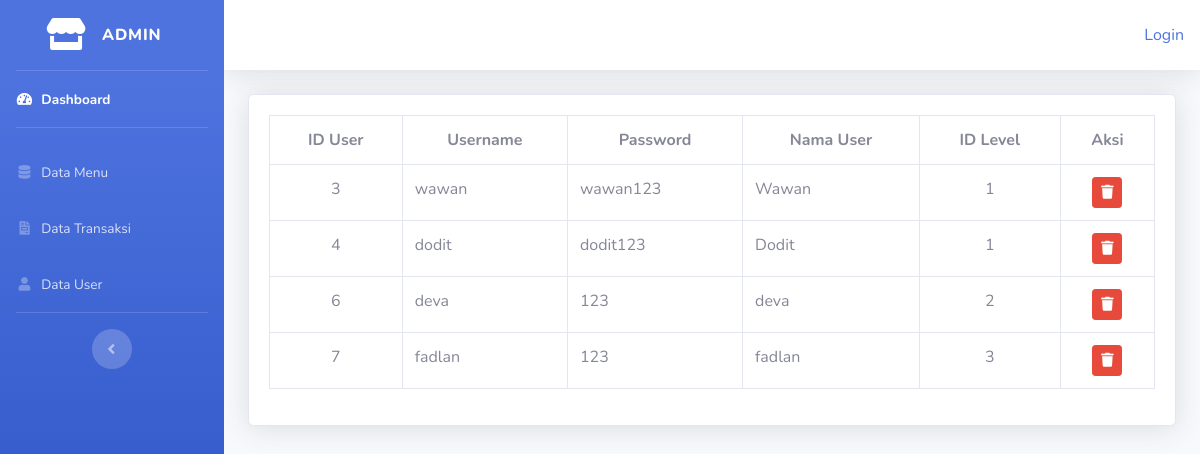
Screenshot of /index.php/admin/data_user with the database file from the repository.
### tables this page shows
CREATE TABLE `users` (
  `id_user` int(5) NOT NULL,
  `username` varchar(100) DEFAULT NULL,
  `password` varchar(100) DEFAULT NULL,
  `nama_user` varchar(100) DEFAULT NULL,
  `id_level` int(5) DEFAULT NULL
);

### application/controllers/admin/data_user.php (called while the page is built, shortened)
<?php
class Data_user extends CI_Controller{
    public function index()
    {
        $data['users'] = $this->model_user->tampil_user()->result();
        $this->load->view('templates_admin/header');
        $this->load->view('templates_admin/sidebar');
        $this->load->view('admin/data_user', $data);
        $this->load->view('templates_admin/footer');
    }
}

### index.php (called while the page is built, shortened)
<?php
require_once BASEPATH.'core/CodeIgniter.php';

### application/models/model_user.php (called while the page is built, shortened)
<?php
class Model_user extends CI_Model{
    public function tampil_user(){
        return $this->db->get('users');
    }
}

### application/views/admin/data_user.php (the view)
<div class="container-fluid">
  <div class="card shadow mb-4">
    <div class="card-body">
      <table class="table table-bordered">
          <tr class="text-center">
              <th>ID User</th>
              <th>Username</th>
              <th>Password</th>
              <th>Nama User</th>
              <th>ID Level</th>
              <th>Aksi</th>
          </tr>
          <?php
              foreach($users as $us) : ?>
              <tr>
                  <td class="text-center"><?php echo $us->id_user ?></td>
                  <td><?php echo $us->username ?></td>
                  <td><?php echo $us->password ?></td>
                  <td><?php echo $us->nama_user ?></td>
                  <td class="text-center"><?php echo $us->id_level ?></td>
                  <td class="text-center">
                    <?php echo anchor('admin/data_user/hapus/'.$us->id_user, '<div class="btn btn-danger btn-sm"><i class="fas fa-trash"></i></div>')?>
                  </td>
              </tr>
          <?php endforeach;?>
      </table>
    </div>
  </div>
</div>

### rows the page displays
users: id_user "3", username "wawan", password "wawan123", nama_user "Wawan", id_level "1"
users: id_user "4", username "dodit", password "dodit123", nama_user "Dodit", id_level "1"
users: id_user "6", username "deva", password "123", nama_user "deva", id_level "2"
users: id_user "7", username "fadlan", password "123", nama_user "fadlan", id_level "3"

### other values shown
anchor('auth/login','Login') "Login"
